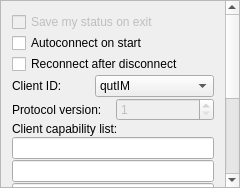
<?xml version="1.0" encoding="UTF-8"?>
<ui version="4.0">
 <class>icqSettingsClass</class>
 <widget class="QWidget" name="icqSettingsClass">
  <property name="geometry">
   <rect>
    <x>0</x>
    <y>0</y>
    <width>240</width>
    <height>188</height>
   </rect>
  </property>
  <property name="windowTitle">
   <string>icqSettings</string>
  </property>
  <layout class="QVBoxLayout" name="verticalLayout_5">
   <property name="margin">
    <number>0</number>
   </property>
   <item>
    <widget class="QScrollArea" name="scrollArea">
     <property name="verticalScrollBarPolicy">
      <enum>Qt::ScrollBarAlwaysOn</enum>
     </property>
     <property name="widgetResizable">
      <bool>true</bool>
     </property>
     <widget class="QWidget" name="scrollAreaWidgetContents_2">
      <property name="geometry">
       <rect>
        <x>0</x>
        <y>0</y>
        <width>220</width>
        <height>340</height>
       </rect>
      </property>
      <layout class="QVBoxLayout" name="verticalLayout_2">
       <item>
        <layout class="QVBoxLayout" name="verticalLayout_3">
         <property name="spacing">
          <number>1</number>
         </property>
         <item>
          <widget class="QCheckBox" name="saveStatusOnExitBox">
           <property name="enabled">
            <bool>false</bool>
           </property>
           <property name="text">
            <string>Save my status on exit</string>
           </property>
          </widget>
         </item>
         <item>
          <widget class="QCheckBox" name="autoBox">
           <property name="text">
            <string>Autoconnect on start</string>
           </property>
          </widget>
         </item>
         <item>
          <widget class="QCheckBox" name="reconnectBox">
           <property name="text">
            <string>Reconnect after disconnect</string>
           </property>
          </widget>
         </item>
         <item>
          <layout class="QHBoxLayout" name="horizontalLayout_2">
           <item>
            <widget class="QLabel" name="clientLabel">
             <property name="text">
              <string>Client ID:</string>
             </property>
            </widget>
           </item>
           <item>
            <widget class="QComboBox" name="clientComboBox">
             <item>
              <property name="text">
               <string>qutIM</string>
              </property>
             </item>
             <item>
              <property name="text">
               <string>ICQ 6</string>
              </property>
             </item>
             <item>
              <property name="text">
               <string>ICQ 5.1</string>
              </property>
             </item>
             <item>
              <property name="text">
               <string>ICQ 5</string>
              </property>
             </item>
             <item>
              <property name="text">
               <string>ICQ Lite 4</string>
              </property>
             </item>
             <item>
              <property name="text">
               <string>ICQ 2003b Pro</string>
              </property>
             </item>
             <item>
              <property name="text">
               <string>ICQ 2002/2003a</string>
              </property>
             </item>
             <item>
              <property name="text">
               <string>Mac ICQ</string>
              </property>
             </item>
             <item>
              <property name="text">
               <string>QIP 2005</string>
              </property>
             </item>
             <item>
              <property name="text">
               <string>QIP Infium</string>
              </property>
             </item>
             <item>
              <property name="text">
               <string>-</string>
              </property>
             </item>
            </widget>
           </item>
          </layout>
         </item>
         <item>
          <layout class="QHBoxLayout" name="horizontalLayout">
           <item>
            <widget class="QLabel" name="protoLabel">
             <property name="text">
              <string>Protocol version:</string>
             </property>
            </widget>
           </item>
           <item>
            <widget class="QSpinBox" name="protocolNumBox">
             <property name="enabled">
              <bool>false</bool>
             </property>
             <property name="minimum">
              <number>1</number>
             </property>
             <property name="maximum">
              <number>1000</number>
             </property>
            </widget>
           </item>
          </layout>
         </item>
         <item>
          <widget class="QLabel" name="capabLabel">
           <property name="frameShape">
            <enum>QFrame::NoFrame</enum>
           </property>
           <property name="text">
            <string>Client capability list:</string>
           </property>
          </widget>
         </item>
         <item>
          <widget class="QLineEdit" name="capEdit1">
           <property name="maxLength">
            <number>32</number>
           </property>
          </widget>
         </item>
         <item>
          <widget class="QLineEdit" name="capEdit2">
           <property name="maxLength">
            <number>32</number>
           </property>
          </widget>
         </item>
         <item>
          <widget class="QLineEdit" name="capEdit3">
           <property name="maxLength">
            <number>32</number>
           </property>
          </widget>
         </item>
        </layout>
       </item>
       <item>
        <layout class="QVBoxLayout" name="verticalLayout_4">
         <property name="spacing">
          <number>0</number>
         </property>
         <item>
          <widget class="QGroupBox" name="groupBox">
           <property name="title">
            <string>Account button and tray icon</string>
           </property>
           <layout class="QGridLayout" name="gridLayout_4">
            <property name="margin">
             <number>0</number>
            </property>
            <item row="0" column="0">
             <layout class="QVBoxLayout" name="verticalLayout">
              <item>
               <widget class="QRadioButton" name="mainIconRadio">
                <property name="text">
                 <string>Show main status icon</string>
                </property>
               </widget>
              </item>
              <item>
               <widget class="QRadioButton" name="xIconRadio">
                <property name="text">
                 <string>Show custom status icon</string>
                </property>
               </widget>
              </item>
              <item>
               <widget class="QRadioButton" name="lastIconRadio">
                <property name="text">
                 <string>Show last choosen</string>
                </property>
               </widget>
              </item>
             </layout>
            </item>
           </layout>
          </widget>
         </item>
         <item>
          <widget class="QLabel" name="label">
           <property name="text">
            <string>Codepage:</string>
           </property>
          </widget>
         </item>
         <item>
          <widget class="QComboBox" name="codepageBox">
           <property name="currentIndex">
            <number>47</number>
           </property>
           <item>
            <property name="text">
             <string>Apple Roman</string>
            </property>
           </item>
           <item>
            <property name="text">
             <string>Big5</string>
            </property>
           </item>
           <item>
            <property name="text">
             <string>Big5-HKSCS</string>
            </property>
           </item>
           <item>
            <property name="text">
             <string>EUC-JP</string>
            </property>
           </item>
           <item>
            <property name="text">
             <string>EUC-KR</string>
            </property>
           </item>
           <item>
            <property name="text">
             <string>GB18030-0</string>
            </property>
           </item>
           <item>
            <property name="text">
             <string>IBM 850</string>
            </property>
           </item>
           <item>
            <property name="text">
             <string>IBM 866</string>
            </property>
           </item>
           <item>
            <property name="text">
             <string>IBM 874</string>
            </property>
           </item>
           <item>
            <property name="text">
             <string>ISO 2022-JP</string>
            </property>
           </item>
           <item>
            <property name="text">
             <string>ISO 8859-1</string>
            </property>
           </item>
           <item>
            <property name="text">
             <string>ISO 8859-2</string>
            </property>
           </item>
           <item>
            <property name="text">
             <string>ISO 8859-3</string>
            </property>
           </item>
           <item>
            <property name="text">
             <string>ISO 8859-4</string>
            </property>
           </item>
           <item>
            <property name="text">
             <string>ISO 8859-5</string>
            </property>
           </item>
           <item>
            <property name="text">
             <string>ISO 8859-6</string>
            </property>
           </item>
           <item>
            <property name="text">
             <string>ISO 8859-7</string>
            </property>
           </item>
           <item>
            <property name="text">
             <string>ISO 8859-8</string>
            </property>
           </item>
           <item>
            <property name="text">
             <string>ISO 8859-9</string>
            </property>
           </item>
           <item>
            <property name="text">
             <string>ISO 8859-10</string>
            </property>
           </item>
           <item>
            <property name="text">
             <string>ISO 8859-13</string>
            </property>
           </item>
           <item>
            <property name="text">
             <string>ISO 8859-14</string>
            </property>
           </item>
           <item>
            <property name="text">
             <string>ISO 8859-15</string>
            </property>
           </item>
           <item>
            <property name="text">
             <string>ISO 8859-16</string>
            </property>
           </item>
           <item>
            <property name="text">
             <string>Iscii-Bng</string>
            </property>
           </item>
           <item>
            <property name="text">
             <string>Iscii-Dev</string>
            </property>
           </item>
           <item>
            <property name="text">
             <string>Iscii-Gjr</string>
            </property>
           </item>
           <item>
            <property name="text">
             <string>Iscii-Knd</string>
            </property>
           </item>
           <item>
            <property name="text">
             <string>Iscii-Mlm</string>
            </property>
           </item>
           <item>
            <property name="text">
             <string>Iscii-Ori</string>
            </property>
           </item>
           <item>
            <property name="text">
             <string>Iscii-Pnj</string>
            </property>
           </item>
           <item>
            <property name="text">
             <string>Iscii-Tlg</string>
            </property>
           </item>
           <item>
            <property name="text">
             <string>Iscii-Tml</string>
            </property>
           </item>
           <item>
            <property name="text">
             <string>JIS X 0201</string>
            </property>
           </item>
           <item>
            <property name="text">
             <string>JIS X 0208</string>
            </property>
           </item>
           <item>
            <property name="text">
             <string>KOI8-R</string>
            </property>
           </item>
           <item>
            <property name="text">
             <string>KOI8-U</string>
            </property>
           </item>
           <item>
            <property name="text">
             <string>MuleLao-1</string>
            </property>
           </item>
           <item>
            <property name="text">
             <string>ROMAN8</string>
            </property>
           </item>
           <item>
            <property name="text">
             <string>Shift-JIS</string>
            </property>
           </item>
           <item>
            <property name="text">
             <string>TIS-620</string>
            </property>
           </item>
           <item>
            <property name="text">
             <string>TSCII</string>
            </property>
           </item>
           <item>
            <property name="text">
             <string>UTF-8</string>
            </property>
           </item>
           <item>
            <property name="text">
             <string>UTF-16</string>
            </property>
           </item>
           <item>
            <property name="text">
             <string>UTF-16BE</string>
            </property>
           </item>
           <item>
            <property name="text">
             <string>UTF-16LE</string>
            </property>
           </item>
           <item>
            <property name="text">
             <string>Windows-1250</string>
            </property>
           </item>
           <item>
            <property name="text">
             <string>Windows-1251</string>
            </property>
           </item>
           <item>
            <property name="text">
             <string>Windows-1252</string>
            </property>
           </item>
           <item>
            <property name="text">
             <string>Windows-1253</string>
            </property>
           </item>
           <item>
            <property name="text">
             <string>Windows-1254</string>
            </property>
           </item>
           <item>
            <property name="text">
             <string>Windows-1255</string>
            </property>
           </item>
           <item>
            <property name="text">
             <string>Windows-1256</string>
            </property>
           </item>
           <item>
            <property name="text">
             <string>Windows-1257</string>
            </property>
           </item>
           <item>
            <property name="text">
             <string>Windows-1258</string>
            </property>
           </item>
           <item>
            <property name="text">
             <string>WINSAMI2</string>
            </property>
           </item>
          </widget>
         </item>
        </layout>
       </item>
      </layout>
     </widget>
    </widget>
   </item>
  </layout>
 </widget>
 <layoutdefault spacing="6" margin="11"/>
 <resources/>
 <connections>
  <connection>
   <sender>autoBox</sender>
   <signal>toggled(bool)</signal>
   <receiver>saveStatusOnExitBox</receiver>
   <slot>setEnabled(bool)</slot>
   <hints>
    <hint type="sourcelabel">
     <x>152</x>
     <y>48</y>
    </hint>
    <hint type="destinationlabel">
     <x>254</x>
     <y>47</y>
    </hint>
   </hints>
  </connection>
 </connections>
</ui>
